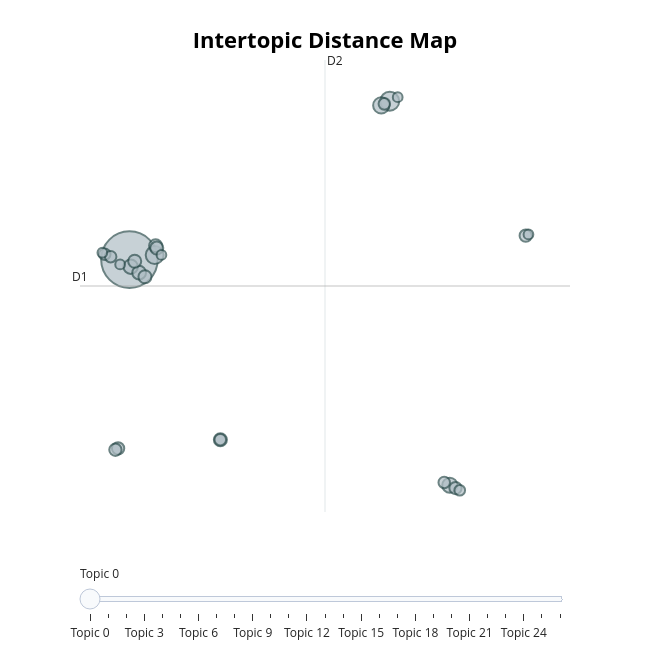

The cell this chart's notebook holds for it:
### Code cell
# ── Inter-topic distance map ─────────────────────────────────────────────────
topic_model.visualize_topics()

### Figure 1 — Plotly figure (JSON) as saved in the notebook; plotly's stock layout.template omitted (floating-point values rounded to 4 significant figures)
{"data": [{"customdata": [[0, "mutter | schwester | vater | sagen | mann", 169], [1, "beobachter | schweigen | steht | hand | rehragout", 19], [2, "sofort | autorin | autoren | rande | roman", 17], [3, "berlacovic | beobachter | hof | sage | paar", 14], [4, "cousin | vorstellung | klatschen | bühnenrand | ruft", 12], [5, "pool | wasser | meer | ufer | erinnerung", 11], [6, "bett | füße | sofa | türen | weder", 10], [7, "gedanken | glaubt | entscheidung | wütend | sache", 9], [8, "sag | mutter | manchmal | fragte | spürte", 9], [9, "fenster | tür | zimmer | hüfte | gehe", 9], [10, "luft | schiebt | kohle | feuerwerker | eiskasten", 9], [11, "dicht | weile | einzige | schaut | menschen", 9], [12, "tablett | tisch | frühstückstisch | weiche | zähne", 8], [13, "tod | wär | waffe | gegessen | kisten", 8], [14, "rock | drache | fast | fühlt | alte dame", 8], [15, "ei | eier | krawatte | glocken | dreißig", 8], [16, "kühlschrank | butter | beginnt | küche | ei", 7], [17, "froschpark | ameisen | beine | polizist | alte", 7], [18, "wattestäbchen | nimmt | reinigt | sauber | schritt", 7], [19, "waschen | kühlschrank | mutter | fahren | wattestäbchen", 7], [20, "oberkörper | hebt | dreht | füße | fuß", 7], [21, "tänzer | schenkt | bauch | stelle | gesicht", 6], [22, "nummer | person | atmen | tief | raum", 5], [23, "müllmann | krieg | arbeitslos | herab | bücher", 5], [24, "rehragout | kälte | art | weiß sofort | aufs", 5], [25, "dauert | unterschied | entstehen | finde | schwer", 5], [26, "väter | pistazie | familie | pistazie kultiviert | kultiviert", 5]], "hovertemplate": "<b>Topic %{customdata[0]}</b><br>%{customdata[1]}<br>Size: %{customdata[2]}", "legendgroup": "", "marker": {"color": "#B0BEC5", "line": {"color": "DarkSlateGrey", "width": 2}, "size": [169, 19, 17, 14, 12, 11, 10, 9, 9, 9, 9, 9, 8, 8, 8, 8, 7, 7, 7, 7, 7, 6, 5, 5, 5, 5, 5], "sizemode": "area", "sizeref": 0.1056, "symbol": "circle"}, "mode": "markers", "name": "", "orientation": "v", "showlegend": false, "type": "scatter", "x": [-4.732, 5.356, -3.754, 5.028, 7.683, -4.683, -4.355, -3.717, -4.527, -4.129, -1.207, -3.673, -5.171, 10.63, 7.903, -5.275, -5.689, 5.146, -1.21, -5.459, 7.468, 8.068, 5.664, -3.492, -5.78, 10.73, -5.092], "xaxis": "x", "y": [6.585, 18.81, 6.936, 18.48, -10.83, 6.037, 5.574, 7.656, 6.46, 5.258, -7.316, 7.477, -7.984, 8.431, -11.05, -8.088, 6.999, 18.6, -7.317, 6.808, -10.61, -11.21, 19.12, 6.946, 7.114, 8.527, 6.215], "yaxis": "y"}], "layout": {"annotations": [{"showarrow": false, "text": "D1", "x": -6.647, "y": 4.547, "yshift": 10}, {"showarrow": false, "text": "D2", "x": 2.847, "xshift": 10, "y": 21.99}], "height": 650, "hoverlabel": {"bgcolor": "white", "font": {"family": "Rockwell", "size": 16}}, "legend": {"itemsizing": "constant", "tracegroupgap": 0}, "margin": {"t": 60}, "shapes": [{"line": {"color": "#CFD8DC", "width": 2}, "type": "line", "x0": 2.847, "x1": 2.847, "y0": -12.89, "y1": 21.99}, {"line": {"color": "#9E9E9E", "width": 2}, "type": "line", "x0": -6.647, "x1": 12.34, "y0": 4.547, "y1": 4.547}], "sliders": [{"active": 0, "pad": {"t": 50}, "steps": [{"args": [{"marker.color": [["red", "#B0BEC5", "#B0BEC5", "#B0BEC5", "#B0BEC5", "#B0BEC5", "#B0BEC5", "#B0BEC5", "#B0BEC5", "#B0BEC5", "#B0BEC5", "#B0BEC5", "#B0BEC5", "#B0BEC5", "#B0BEC5", "#B0BEC5", "#B0BEC5", "#B0BEC5", "#B0BEC5", "#B0BEC5", "#B0BEC5", "#B0BEC5", "#B0BEC5", "#B0BEC5", "#B0BEC5", "#B0BEC5", "#B0BEC5"]]}], "label": "Topic 0", "method": "update"}, {"args": [{"marker.color": [["#B0BEC5", "red", "#B0BEC5", "#B0BEC5", "#B0BEC5", "#B0BEC5", "#B0BEC5", "#B0BEC5", "#B0BEC5", "#B0BEC5", "#B0BEC5", "#B0BEC5", "#B0BEC5", "#B0BEC5", "#B0BEC5", "#B0BEC5", "#B0BEC5", "#B0BEC5", "#B0BEC5", "#B0BEC5", "#B0BEC5", "#B0BEC5", "#B0BEC5", "#B0BEC5", "#B0BEC5", "#B0BEC5", "#B0BEC5"]]}], "label": "Topic 1", "method": "update"}, {"args": [{"marker.color": [["#B0BEC5", "#B0BEC5", "red", "#B0BEC5", "#B0BEC5", "#B0BEC5", "#B0BEC5", "#B0BEC5", "#B0BEC5", "#B0BEC5", "#B0BEC5", "#B0BEC5", "#B0BEC5", "#B0BEC5", "#B0BEC5", "#B0BEC5", "#B0BEC5", "#B0BEC5", "#B0BEC5", "#B0BEC5", "#B0BEC5", "#B0BEC5", "#B0BEC5", "#B0BEC5", "#B0BEC5", "#B0BEC5", "#B0BEC5"]]}], "label": "Topic 2", "method": "update"}, {"args": [{"marker.color": [["#B0BEC5", "#B0BEC5", "#B0BEC5", "red", "#B0BEC5", "#B0BEC5", "#B0BEC5", "#B0BEC5", "#B0BEC5", "#B0BEC5", "#B0BEC5", "#B0BEC5", "#B0BEC5", "#B0BEC5", "#B0BEC5", "#B0BEC5", "#B0BEC5", "#B0BEC5", "#B0BEC5", "#B0BEC5", "#B0BEC5", "#B0BEC5", "#B0BEC5", "#B0BEC5", "#B0BEC5", "#B0BEC5", "#B0BEC5"]]}], "label": "Topic 3", "method": "update"}, {"args": [{"marker.color": [["#B0BEC5", "#B0BEC5", "#B0BEC5", "#B0BEC5", "red", "#B0BEC5", "#B0BEC5", "#B0BEC5", "#B0BEC5", "#B0BEC5", "#B0BEC5", "#B0BEC5", "#B0BEC5", "#B0BEC5", "#B0BEC5", "#B0BEC5", "#B0BEC5", "#B0BEC5", "#B0BEC5", "#B0BEC5", "#B0BEC5", "#B0BEC5", "#B0BEC5", "#B0BEC5", "#B0BEC5", "#B0BEC5", "#B0BEC5"]]}], "label": "Topic 4", "method": "update"}, {"args": [{"marker.color": [["#B0BEC5", "#B0BEC5", "#B0BEC5", "#B0BEC5", "#B0BEC5", "red", "#B0BEC5", "#B0BEC5", "#B0BEC5", "#B0BEC5", "#B0BEC5", "#B0BEC5", "#B0BEC5", "#B0BEC5", "#B0BEC5", "#B0BEC5", "#B0BEC5", "#B0BEC5", "#B0BEC5", "#B0BEC5", "#B0BEC5", "#B0BEC5", "#B0BEC5", "#B0BEC5", "#B0BEC5", "#B0BEC5", "#B0BEC5"]]}], "label": "Topic 5", "method": "update"}, {"args": [{"marker.color": [["#B0BEC5", "#B0BEC5", "#B0BEC5", "#B0BEC5", "#B0BEC5", "#B0BEC5", "red", "#B0BEC5", "#B0BEC5", "#B0BEC5", "#B0BEC5", "#B0BEC5", "#B0BEC5", "#B0BEC5", "#B0BEC5", "#B0BEC5", "#B0BEC5", "#B0BEC5", "#B0BEC5", "#B0BEC5", "#B0BEC5", "#B0BEC5", "#B0BEC5", "#B0BEC5", "#B0BEC5", "#B0BEC5", "#B0BEC5"]]}], "label": "Topic 6", "method": "update"}, {"args": [{"marker.color": [["#B0BEC5", "#B0BEC5", "#B0BEC5", "#B0BEC5", "#B0BEC5", "#B0BEC5", "#B0BEC5", "red", "#B0BEC5", "#B0BEC5", "#B0BEC5", "#B0BEC5", "#B0BEC5", "#B0BEC5", "#B0BEC5", "#B0BEC5", "#B0BEC5", "#B0BEC5", "#B0BEC5", "#B0BEC5", "#B0BEC5", "#B0BEC5", "#B0BEC5", "#B0BEC5", "#B0BEC5", "#B0BEC5", "#B0BEC5"]]}], "label": "Topic 7", "method": "update"}, {"args": [{"marker.color": [["#B0BEC5", "#B0BEC5", "#B0BEC5", "#B0BEC5", "#B0BEC5", "#B0BEC5", "#B0BEC5", "#B0BEC5", "red", "#B0BEC5", "#B0BEC5", "#B0BEC5", "#B0BEC5", "#B0BEC5", "#B0BEC5", "#B0BEC5", "#B0BEC5", "#B0BEC5", "#B0BEC5", "#B0BEC5", "#B0BEC5", "#B0BEC5", "#B0BEC5", "#B0BEC5", "#B0BEC5", "#B0BEC5", "#B0BEC5"]]}], "label": "Topic 8", "method": "update"}, {"args": [{"marker.color": [["#B0BEC5", "#B0BEC5", "#B0BEC5", "#B0BEC5", "#B0BEC5", "#B0BEC5", "#B0BEC5", "#B0BEC5", "#B0BEC5", "red", "#B0BEC5", "#B0BEC5", "#B0BEC5", "#B0BEC5", "#B0BEC5", "#B0BEC5", "#B0BEC5", "#B0BEC5", "#B0BEC5", "#B0BEC5", "#B0BEC5", "#B0BEC5", "#B0BEC5", "#B0BEC5", "#B0BEC5", "#B0BEC5", "#B0BEC5"]]}], "label": "Topic 9", "method": "update"}, {"args": [{"marker.color": [["#B0BEC5", "#B0BEC5", "#B0BEC5", "#B0BEC5", "#B0BEC5", "#B0BEC5", "#B0BEC5", "#B0BEC5", "#B0BEC5", "#B0BEC5", "red", "#B0BEC5", "#B0BEC5", "#B0BEC5", "#B0BEC5", "#B0BEC5", "#B0BEC5", "#B0BEC5", "#B0BEC5", "#B0BEC5", "#B0BEC5", "#B0BEC5", "#B0BEC5", "#B0BEC5", "#B0BEC5", "#B0BEC5", "#B0BEC5"]]}], "label": "Topic 10", "method": "update"}, {"args": [{"marker.color": [["#B0BEC5", "#B0BEC5", "#B0BEC5", "#B0BEC5", "#B0BEC5", "#B0BEC5", "#B0BEC5", "#B0BEC5", "#B0BEC5", "#B0BEC5", "#B0BEC5", "red", "#B0BEC5", "#B0BEC5", "#B0BEC5", "#B0BEC5", "#B0BEC5", "#B0BEC5", "#B0BEC5", "#B0BEC5", "#B0BEC5", "#B0BEC5", "#B0BEC5", "#B0BEC5", "#B0BEC5", "#B0BEC5", "#B0BEC5"]]}], "label": "Topic 11", "method": "update"}, {"args": [{"marker.color": [["#B0BEC5", "#B0BEC5", "#B0BEC5", "#B0BEC5", "#B0BEC5", "#B0BEC5", "#B0BEC5", "#B0BEC5", "#B0BEC5", "#B0BEC5", "#B0BEC5", "#B0BEC5", "red", "#B0BEC5", "#B0BEC5", "#B0BEC5", "#B0BEC5", "#B0BEC5", "#B0BEC5", "#B0BEC5", "#B0BEC5", "#B0BEC5", "#B0BEC5", "#B0BEC5", "#B0BEC5", "#B0BEC5", "#B0BEC5"]]}], "label": "Topic 12", "method": "update"}, {"args": [{"marker.color": [["#B0BEC5", "#B0BEC5", "#B0BEC5", "#B0BEC5", "#B0BEC5", "#B0BEC5", "#B0BEC5", "#B0BEC5", "#B0BEC5", "#B0BEC5", "#B0BEC5", "#B0BEC5", "#B0BEC5", "red", "#B0BEC5", "#B0BEC5", "#B0BEC5", "#B0BEC5", "#B0BEC5", "#B0BEC5", "#B0BEC5", "#B0BEC5", "#B0BEC5", "#B0BEC5", "#B0BEC5", "#B0BEC5", "#B0BEC5"]]}], "label": "Topic 13", "method": "update"}, {"args": [{"marker.color": [["#B0BEC5", "#B0BEC5", "#B0BEC5", "#B0BEC5", "#B0BEC5", "#B0BEC5", "#B0BEC5", "#B0BEC5", "#B0BEC5", "#B0BEC5", "#B0BEC5", "#B0BEC5", "#B0BEC5", "#B0BEC5", "red", "#B0BEC5", "#B0BEC5", "#B0BEC5", "#B0BEC5", "#B0BEC5", "#B0BEC5", "#B0BEC5", "#B0BEC5", "#B0BEC5", "#B0BEC5", "#B0BEC5", "#B0BEC5"]]}], "label": "Topic 14", "method": "update"}, {"args": [{"marker.color": [["#B0BEC5", "#B0BEC5", "#B0BEC5", "#B0BEC5", "#B0BEC5", "#B0BEC5", "#B0BEC5", "#B0BEC5", "#B0BEC5", "#B0BEC5", "#B0BEC5", "#B0BEC5", "#B0BEC5", "#B0BEC5", "#B0BEC5", "red", "#B0BEC5", "#B0BEC5", "#B0BEC5", "#B0BEC5", "#B0BEC5", "#B0BEC5", "#B0BEC5", "#B0BEC5", "#B0BEC5", "#B0BEC5", "#B0BEC5"]]}], "label": "Topic 15", "method": "update"}, {"args": [{"marker.color": [["#B0BEC5", "#B0BEC5", "#B0BEC5", "#B0BEC5", "#B0BEC5", "#B0BEC5", "#B0BEC5", "#B0BEC5", "#B0BEC5", "#B0BEC5", "#B0BEC5", "#B0BEC5", "#B0BEC5", "#B0BEC5", "#B0BEC5", "#B0BEC5", "red", "#B0BEC5", "#B0BEC5", "#B0BEC5", "#B0BEC5", "#B0BEC5", "#B0BEC5", "#B0BEC5", "#B0BEC5", "#B0BEC5", "#B0BEC5"]]}], "label": "Topic 16", "method": "update"}, {"args": [{"marker.color": [["#B0BEC5", "#B0BEC5", "#B0BEC5", "#B0BEC5", "#B0BEC5", "#B0BEC5", "#B0BEC5", "#B0BEC5", "#B0BEC5", "#B0BEC5", "#B0BEC5", "#B0BEC5", "#B0BEC5", "#B0BEC5", "#B0BEC5", "#B0BEC5", "#B0BEC5", "red", "#B0BEC5", "#B0BEC5", "#B0BEC5", "#B0BEC5", "#B0BEC5", "#B0BEC5", "#B0BEC5", "#B0BEC5", "#B0BEC5"]]}], "label": "Topic 17", "method": "update"}, {"args": [{"marker.color": [["#B0BEC5", "#B0BEC5", "#B0BEC5", "#B0BEC5", "#B0BEC5", "#B0BEC5", "#B0BEC5", "#B0BEC5", "#B0BEC5", "#B0BEC5", "#B0BEC5", "#B0BEC5", "#B0BEC5", "#B0BEC5", "#B0BEC5", "#B0BEC5", "#B0BEC5", "#B0BEC5", "red", "#B0BEC5", "#B0BEC5", "#B0BEC5", "#B0BEC5", "#B0BEC5", "#B0BEC5", "#B0BEC5", "#B0BEC5"]]}], "label": "Topic 18", "method": "update"}, {"args": [{"marker.color": [["#B0BEC5", "#B0BEC5", "#B0BEC5", "#B0BEC5", "#B0BEC5", "#B0BEC5", "#B0BEC5", "#B0BEC5", "#B0BEC5", "#B0BEC5", "#B0BEC5", "#B0BEC5", "#B0BEC5", "#B0BEC5", "#B0BEC5", "#B0BEC5", "#B0BEC5", "#B0BEC5", "#B0BEC5", "red", "#B0BEC5", "#B0BEC5", "#B0BEC5", "#B0BEC5", "#B0BEC5", "#B0BEC5", "#B0BEC5"]]}], "label": "Topic 19", "method": "update"}, {"args": [{"marker.color": [["#B0BEC5", "#B0BEC5", "#B0BEC5", "#B0BEC5", "#B0BEC5", "#B0BEC5", "#B0BEC5", "#B0BEC5", "#B0BEC5", "#B0BEC5", "#B0BEC5", "#B0BEC5", "#B0BEC5", "#B0BEC5", "#B0BEC5", "#B0BEC5", "#B0BEC5", "#B0BEC5", "#B0BEC5", "#B0BEC5", "red", "#B0BEC5", "#B0BEC5", "#B0BEC5", "#B0BEC5", "#B0BEC5", "#B0BEC5"]]}], "label": "Topic 20", "method": "update"}, {"args": [{"marker.color": [["#B0BEC5", "#B0BEC5", "#B0BEC5", "#B0BEC5", "#B0BEC5", "#B0BEC5", "#B0BEC5", "#B0BEC5", "#B0BEC5", "#B0BEC5", "#B0BEC5", "#B0BEC5", "#B0BEC5", "#B0BEC5", "#B0BEC5", "#B0BEC5", "#B0BEC5", "#B0BEC5", "#B0BEC5", "#B0BEC5", "#B0BEC5", "red", "#B0BEC5", "#B0BEC5", "#B0BEC5", "#B0BEC5", "#B0BEC5"]]}], "label": "Topic 21", "method": "update"}, {"args": [{"marker.color": [["#B0BEC5", "#B0BEC5", "#B0BEC5", "#B0BEC5", "#B0BEC5", "#B0BEC5", "#B0BEC5", "#B0BEC5", "#B0BEC5", "#B0BEC5", "#B0BEC5", "#B0BEC5", "#B0BEC5", "#B0BEC5", "#B0BEC5", "#B0BEC5", "#B0BEC5", "#B0BEC5", "#B0BEC5", "#B0BEC5", "#B0BEC5", "#B0BEC5", "red", "#B0BEC5", "#B0BEC5", "#B0BEC5", "#B0BEC5"]]}], "label": "Topic 22", "method": "update"}, {"args": [{"marker.color": [["#B0BEC5", "#B0BEC5", "#B0BEC5", "#B0BEC5", "#B0BEC5", "#B0BEC5", "#B0BEC5", "#B0BEC5", "#B0BEC5", "#B0BEC5", "#B0BEC5", "#B0BEC5", "#B0BEC5", "#B0BEC5", "#B0BEC5", "#B0BEC5", "#B0BEC5", "#B0BEC5", "#B0BEC5", "#B0BEC5", "#B0BEC5", "#B0BEC5", "#B0BEC5", "red", "#B0BEC5", "#B0BEC5", "#B0BEC5"]]}], "label": "Topic 23", "method": "update"}, {"args": [{"marker.color": [["#B0BEC5", "#B0BEC5", "#B0BEC5", "#B0BEC5", "#B0BEC5", "#B0BEC5", "#B0BEC5", "#B0BEC5", "#B0BEC5", "#B0BEC5", "#B0BEC5", "#B0BEC5", "#B0BEC5", "#B0BEC5", "#B0BEC5", "#B0BEC5", "#B0BEC5", "#B0BEC5", "#B0BEC5", "#B0BEC5", "#B0BEC5", "#B0BEC5", "#B0BEC5", "#B0BEC5", "red", "#B0BEC5", "#B0BEC5"]]}], "label": "Topic 24", "method": "update"}, {"args": [{"marker.color": [["#B0BEC5", "#B0BEC5", "#B0BEC5", "#B0BEC5", "#B0BEC5", "#B0BEC5", "#B0BEC5", "#B0BEC5", "#B0BEC5", "#B0BEC5", "#B0BEC5", "#B0BEC5", "#B0BEC5", "#B0BEC5", "#B0BEC5", "#B0BEC5", "#B0BEC5", "#B0BEC5", "#B0BEC5", "#B0BEC5", "#B0BEC5", "#B0BEC5", "#B0BEC5", "#B0BEC5", "#B0BEC5", "red", "#B0BEC5"]]}], "label": "Topic 25", "method": "update"}, {"args": [{"marker.color": [["#B0BEC5", "#B0BEC5", "#B0BEC5", "#B0BEC5", "#B0BEC5", "#B0BEC5", "#B0BEC5", "#B0BEC5", "#B0BEC5", "#B0BEC5", "#B0BEC5", "#B0BEC5", "#B0BEC5", "#B0BEC5", "#B0BEC5", "#B0BEC5", "#B0BEC5", "#B0BEC5", "#B0BEC5", "#B0BEC5", "#B0BEC5", "#B0BEC5", "#B0BEC5", "#B0BEC5", "#B0BEC5", "#B0BEC5", "red"]]}], "label": "Topic 26", "method": "update"}]}], "title": {"font": {"color": "Black", "size": 22}, "text": "<b>Intertopic Distance Map</b>", "x": 0.5, "xanchor": "center", "y": 0.95, "yanchor": "top"}, "width": 650, "xaxis": {"anchor": "y", "domain": [0, 1], "range": [-6.647, 12.34], "title": {"text": ""}, "visible": false}, "yaxis": {"anchor": "x", "domain": [0, 1], "range": [-12.89, 21.99], "title": {"text": ""}, "visible": false}}}
